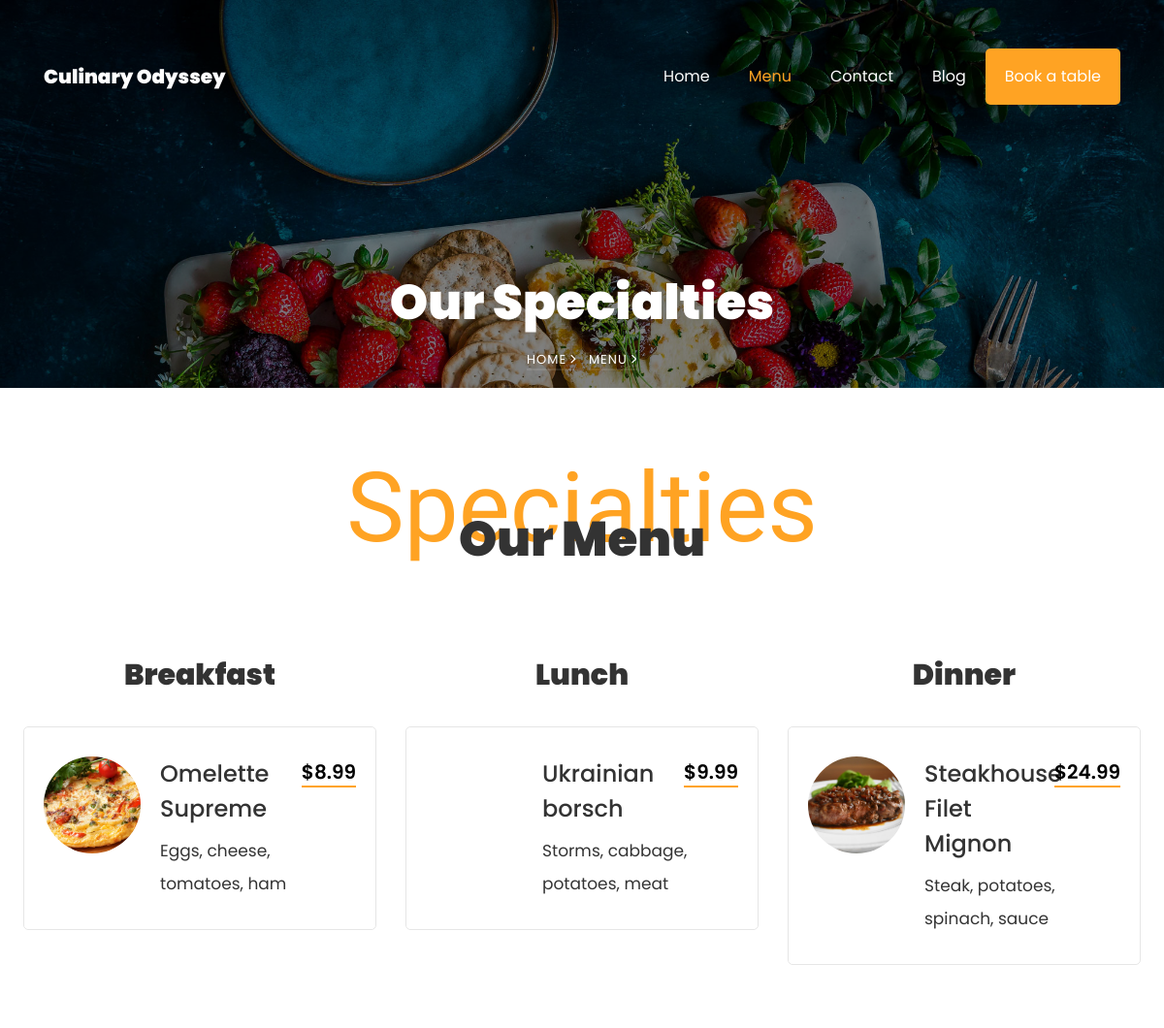
The page /menu/ (upper part) on the database as committed earlier.
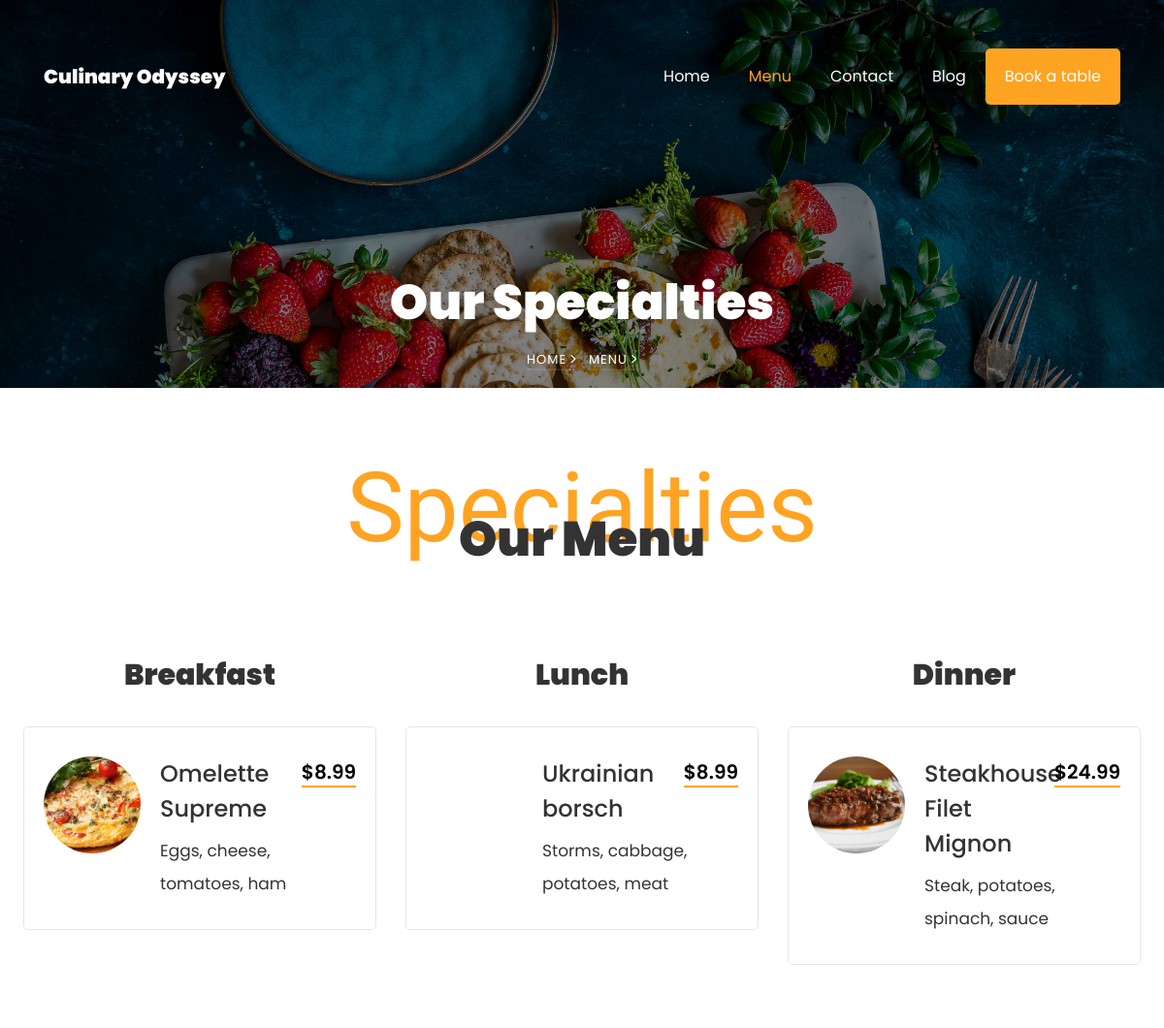
The same page on the database as committed later.
### culinary_odissey/models.py (models this page shows, shortened)
class Dish(models.Model):
    name = models.CharField(max_length=255, unique=True)
    slug = models.SlugField(max_length=255, unique=True, db_index=True, verbose_name='url')
    ingredients = models.CharField(max_length=255)
    price = models.DecimalField(max_digits=10, decimal_places=2)
    photo = models.ImageField(upload_to='dishes/', blank=True)
    category = models.ForeignKey(DishCategory, on_delete=models.PROTECT, related_name='dishes')
    is_visible = models.BooleanField(default=True)
    order = models.PositiveSmallIntegerField()
    class Meta:
        verbose_name_plural = 'Dishes'
        ordering = ('order',)
        constraints = [
            models.UniqueConstraint(fields=['order', 'category'], name='unique_order_per_each_category'),
        ]
        unique_together = ['id', 'slug']

### culinary_odissey/views.py (the view, shortened to what this page needs)
# urls.py: path('menu/', Menu.as_view(), name='menu'),
class Menu(TemplateView):
    template_name = './menu_second.html'
    def get_context_data(self, **kwargs):
        context = super().get_context_data(**kwargs)
        categories = DishCategory.objects.filter(is_visible=True)
        dish = Dish.objects.filter(is_visible=True)
        context['categories'] = categories
        context['dishes'] = dish
        context['reservation_form'] = ReservationForm()
        return context

### app/context_processors.py (called while the page is built)
def about_item(request):
    item = About.objects.first()
    return {'about_item': item}

def main_menu_items(request):
    items = MainMenueItems.objects.filter(is_visible=True)
    return {'main_menu': items}

def slide_item(request):
    items = Slider.objects.filter(is_visible=True)
    return {'slide_item': items}

def service_item(request):
    items = Services.objects.filter(is_visible=True)
    return {'services_item': items}

def progress_item(request):
    items = Progress.objects.filter(is_visible=True)
    return {'progress_item': items}

def chef_item(request):
    items = Chefs.objects.filter(is_visible=True)
    return {'chef_item': items}

def customer_item(request):
    items = Customers.objects.filter(is_visible=True)
    return {'customer_item': items}

def footer_items(request):
    items = Footer.objects.first()
    return {'footer_item': items}

### culinary_odissey/templates/menu_second.html (shortened to what this page needs)
{% load static %}
<!DOCTYPE html>
<html lang="en">
  <head>
    <link rel="stylesheet" href="{% static 'css/open-iconic-bootstrap.min.css' %}">
    <link rel="stylesheet" href="{% static 'css/animate.css' %}">
    <link rel="stylesheet" href="{% static 'css/owl.carousel.min.css' %}">
    <link rel="stylesheet" href="{% static 'css/owl.theme.default.min.css' %}">
    <link rel="stylesheet" href="{% static 'css/magnific-popup.css' %}">
    <link rel="stylesheet" href="{% static 'css/aos.css' %}">
    <link rel="stylesheet" href="{% static 'css/ionicons.min.css' %}">
    <link rel="stylesheet" href="{% static 'css/bootstrap-datepicker.css' %}">
    <link rel="stylesheet" href="{% static 'css/jquery.timepicker.css' %}">
    <link rel="stylesheet" href="{% static 'css/flaticon.css' %}">
    <link rel="stylesheet" href="{% static 'css/icomoon.css' %}">
    <link rel="stylesheet" href="{% static 'css/style.css' %}">
  </head>
  <body>
	  {% include 'includes/navbar.html' %}
    <section class="hero-wrap hero-wrap-2" style="background-image: url('/static/images/bg_3.jpg');" data-stellar-background-ratio="0.5">
      <div class="overlay"></div>
      <div class="container">
        <div class="row no-gutters slider-text align-items-end justify-content-center">
          <div class="col-md-9 ftco-animate text-center">
            <h1 class="mb-2 bread">Our Specialties</h1>
            <p class="breadcrumbs"><span class="mr-2"><a href="/">Home <i class="ion-ios-arrow-forward"></i></a></span> <span>Menu <i class="ion-ios-arrow-forward"></i></span></p>
          </div>
        </div>
      </div>
    </section>
		<section class="ftco-section">
    	<div class="container-fluid px-4">
    		<div class="row justify-content-center mb-5 pb-2">
          <div class="col-md-7 text-center heading-section ftco-animate">
          	<span class="subheading">Specialties</span>
            <h2 class="mb-4">Our Menu</h2>
          </div>
        </div>
    <div class="row">
        {% for category in categories %}
            {% if category.is_visible %}
                <div class="col-md-6 col-lg-4 menu-wrap">
                    <div class="heading-menu text-center ftco-animate">
                        <h3>{{ category.name }}</h3>
                    </div>
                    {% for dish in dishes %}
                        {% if dish.is_visible and dish.category == category %}
                            <div class="menus d-flex ftco-animate">
                                <div class="menu-img img" style="background-image: url({{ dish.photo.url }});"></div>
                                <div class="text">
                                    <div class="d-flex">
                                        <div class="one-half">
                                            <h3>{{ dish.name }}</h3>
                                        </div>
                                        <div class="one-forth">
                                            <span class="price">${{ dish.price }}</span>
                                        </div>
                                    </div>
                                    <p>
                                        <span>{{ dish.ingredients }}</span>
                                    </p>
                                </div>
                            </div>
                        {% endif %}
                    {% endfor %}
                </div>
            {% endif %}
        {% endfor %}
    </div>
 </div>
    </section>
      {% include 'book_table.html' %}
  </body>
</html>

Rows that differ between the two databases and show on the page:
changed Dish "Ukrainian borsch": price "9.99" → "8.99"
